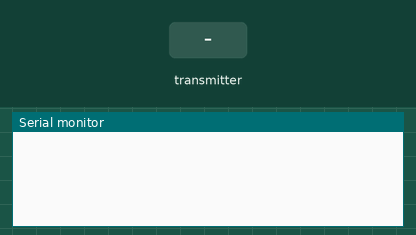
Simulated run of this sketch. Board: ESP32. Parts: the last lines printed to the serial monitor. The inputs (shaded band) are chosen by the test bench.

Above: at 1.2 s.
1.3 s: the transmitter starts sending timestamp = 0
At 1.66 s:
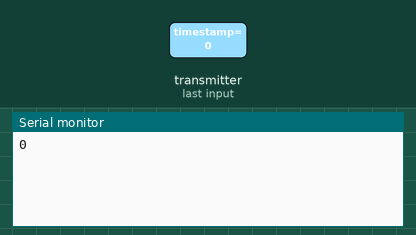
3.3 s: the transmitter starts sending command = 3
At 3.66 s:
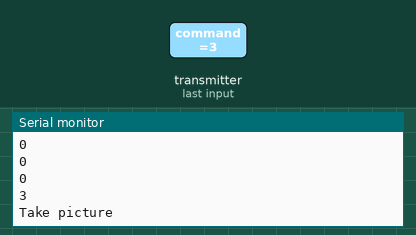
5.3 s: the transmitter starts sending command = 4
At 5.66 s:
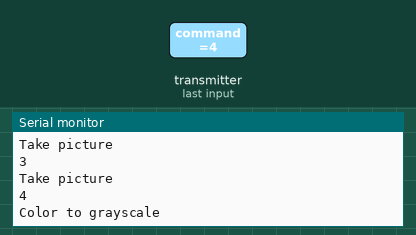
7.3 s: the transmitter starts sending command = 5
At 7.66 s:
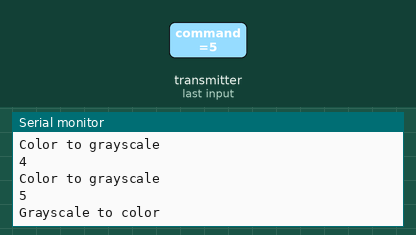
Timing chart, 0 to 10.3 s (numbered marks = the images above; inputs shaded):
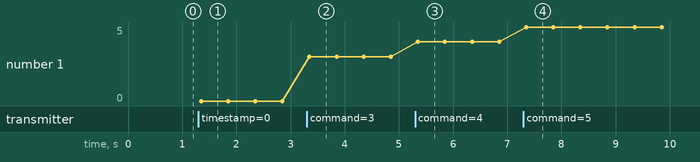

The sketch:

ESP32-CAM_comm_recv.ino
```cpp
/*****

  Jacob Elwell
  ESP32-CAM wireless receive baseline.

  ***NOTE***

  Receives two data points (timestamp and command #) and passes those to a switch statement.
  Edit commands in the corresponding ESP32-CAM.cpp file


*****/

#include <esp_now.h>
#include <WiFi.h>
#include "ESP32-CAM.h"


// This is the TRANSMITTER (ESP32-Main) MAC address--change this!
uint8_t broadcastAddress[] = {0xC0, 0x49, 0xEF, 0x31, 0x03, 0x34};

//  Structure example to send data
//  Must match the sender structure

typedef struct struct_message {

    char timestamp[32];
    int command;

} struct_message;

// Create a struct_message called myData
struct_message myData;

// callback function that will be executed when data is received
void OnDataRecv(const uint8_t * mac, const uint8_t *incomingData, int len) {
  memcpy(&myData, incomingData, sizeof(myData));

  Serial.println(myData.command);

  // Switch decides which function to execute
  switch(myData.command){

    case 3:
      espcam.take_picture();
      break;

    case 4:
      espcam.color_2_gray();
      break;

    case 5:
      espcam.gray_2_color();
      break;

    case 6:
      espcam.rotate_180();
      break;

    case 7:
      espcam.spec_filt();
      break;

    case 8:
      espcam.remove_filt();
      break;

  }

}

void setup() {
  // Initialize Serial Monitor
  Serial.begin(115200);

  // Set device as a Wi-Fi Station
  WiFi.mode(WIFI_STA);

  // Initalize ESP-NOW
  if (esp_now_init() != ESP_OK) {
    Serial.println("Error initializing ESP-NOW");
    return;
  }

  // Once ESPNow is successfully Init, we will register for recv CB to
  // get recv packer info
  esp_now_register_recv_cb(OnDataRecv);
}

void loop() {

}
```

ESP32-CAM.cpp
```cpp
#include "Arduino.h"
#include "ESP32-CAM.h"

camclass::camclass(){
}

void camclass::take_picture(){

  Serial.println("Take picture");
  Serial.println();

}

void camclass::color_2_gray(){

  Serial.println("Color to grayscale");
  Serial.println();

}

void camclass::gray_2_color(){

  Serial.println("Grayscale to color");
  Serial.println();

}

void camclass::rotate_180(){

  Serial.println("Rotate image 180");
  Serial.println();

}

void camclass::spec_filt(){

  Serial.println("Special effects filter");
  Serial.println();

}

void camclass::remove_filt(){

  Serial.println("Remove all filters");
  Serial.println();

}

camclass espcam = camclass();
```

ESP32-CAM.h
```cpp
#ifndef ESP32CAM_h
#define ESP32CAM_h

class camclass
{

  public:
    camclass();
    void take_picture();
    void color_2_gray();
    void gray_2_color();
    void rotate_180();
    void spec_filt();
    void remove_filt();

};

extern camclass espcam;

#endif
```

Measured:
- after the input at 1.3 s, the serial monitor: prints a new line after 0.05 s (image 1)
- after the input at 3.3 s, the serial monitor: prints a new line after 0.05 s (image 2)
- after the input at 5.3 s, the serial monitor: prints a new line after 0.05 s (image 3)
- after the input at 7.3 s, the serial monitor: prints a new line after 0.05 s (image 4)
- plotted number 1: 0 → 3 after the input at 3.3 s, 3 → 4 after the input at 5.3 s, 4 → 5 after the input at 7.3 s
